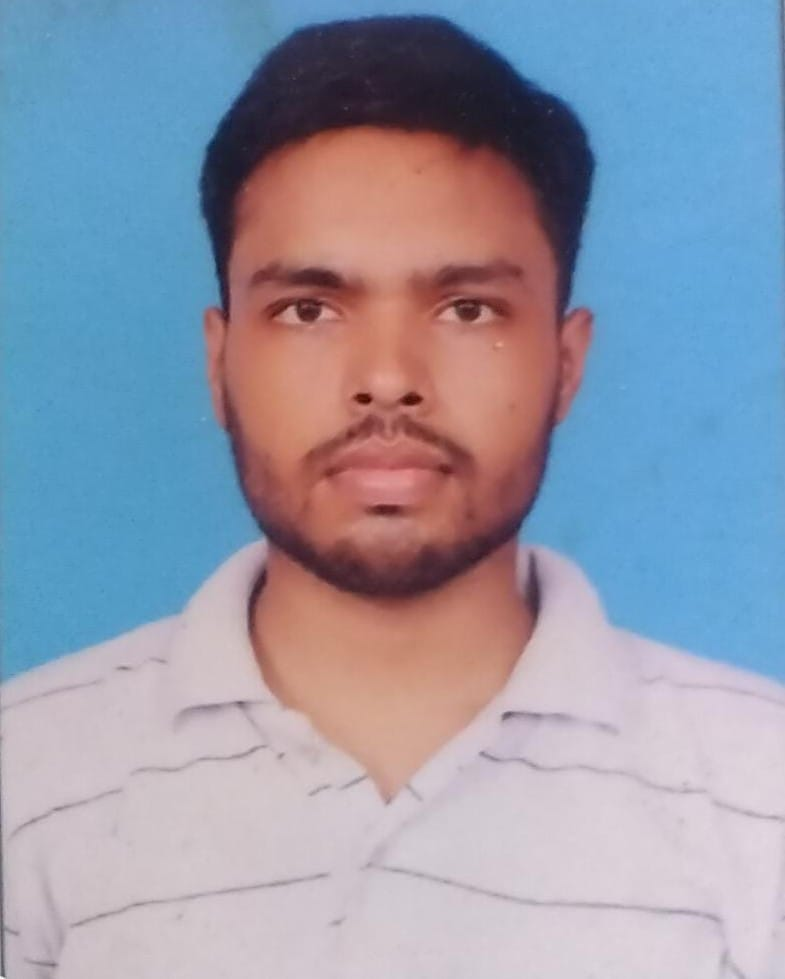
#> input picture CV unit II Assignment/05_Histogram_Equalization/input.jpg, 785 x 979 px
$ python program.py
#> lines starting #> are read from the running program, lines starting #| are printed output that depends on the picture
import cv2
import numpy as np
import matplotlib.pyplot as plt

img = cv2.imread("input.jpg", cv2.IMREAD_GRAYSCALE)
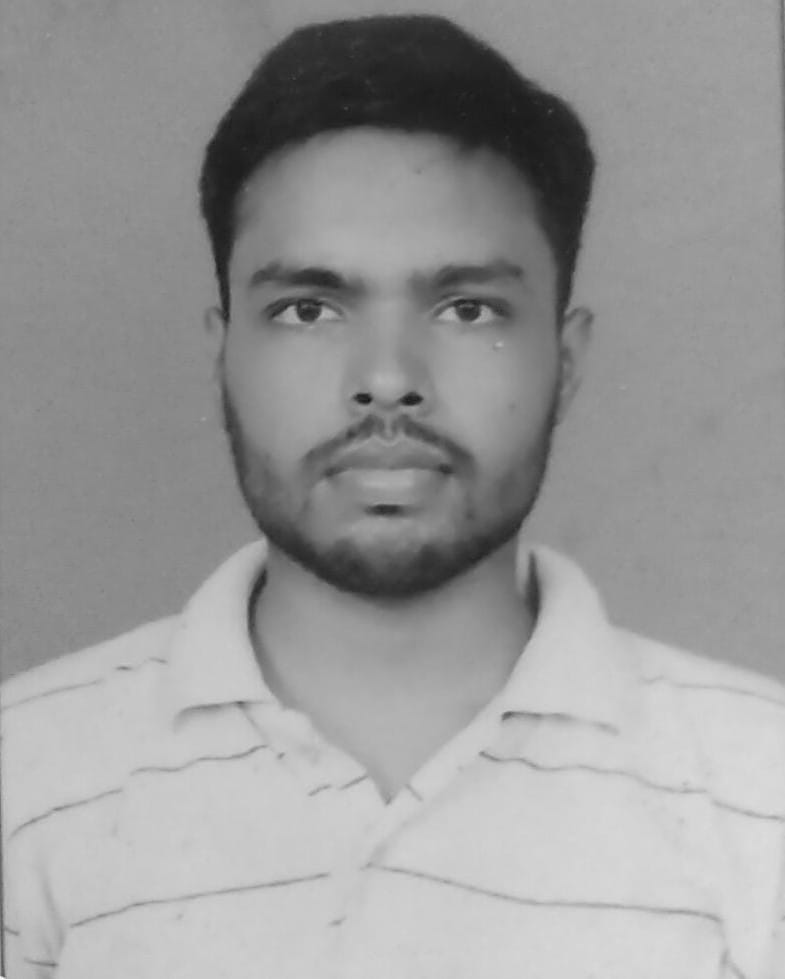
#> img: shape (979, 785); min 18, max 255, mean 153.1

if img is None:
    print("Image not found!")
    exit()
equalized = cv2.equalizeHist(img)
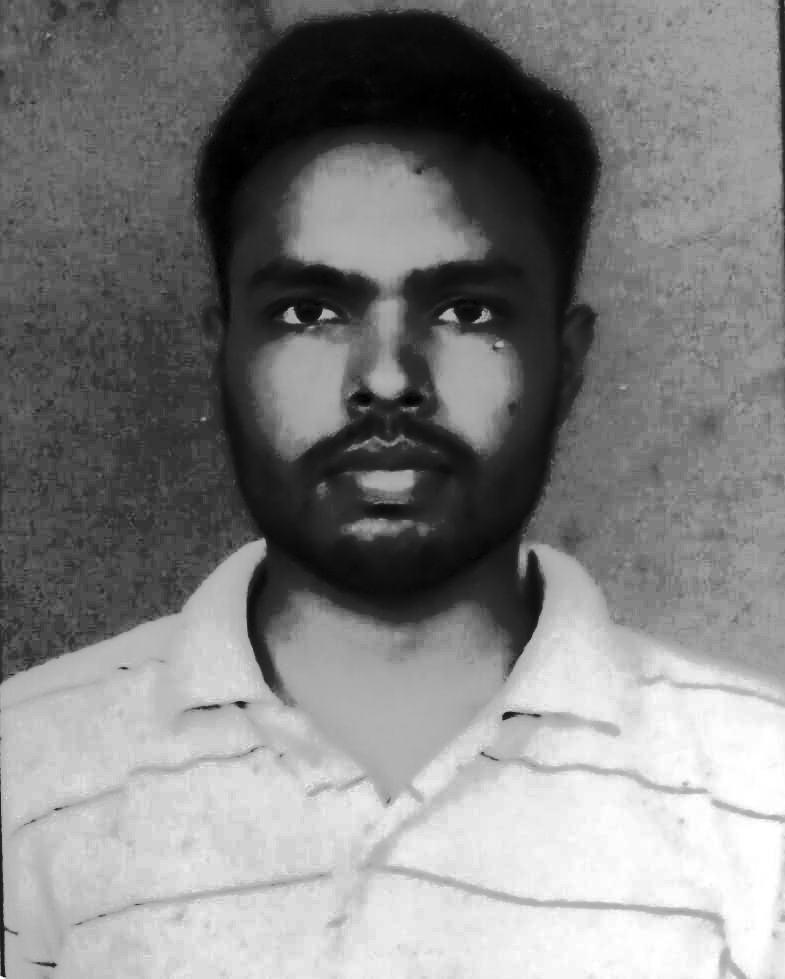
#> equalized: shape (979, 785); min 0, max 255, mean 129.2

cv2.imwrite("output.jpg", equalized)

hist_before = cv2.calcHist([img], [0], None, [256], [0, 256])
#> hist_before = 256 values, max 22594 at index 139, min 0 at index 0, mean 3002

hist_after = cv2.calcHist([equalized], [0], None, [256], [0, 256])
#> hist_after = 256 values, max 22594 at index 71, min 0 at index 49, mean 3002
plt.figure(figsize=(10, 6))

plt.plot(hist_before, label="Before Equalization")
plt.plot(hist_after, label="After Equalization")

plt.title("Histogram Before and After Equalization")
plt.xlabel("Intensity")
plt.ylabel("Frequency")
plt.xlim([0, 256])
plt.legend()

plt.savefig("comparison.png")
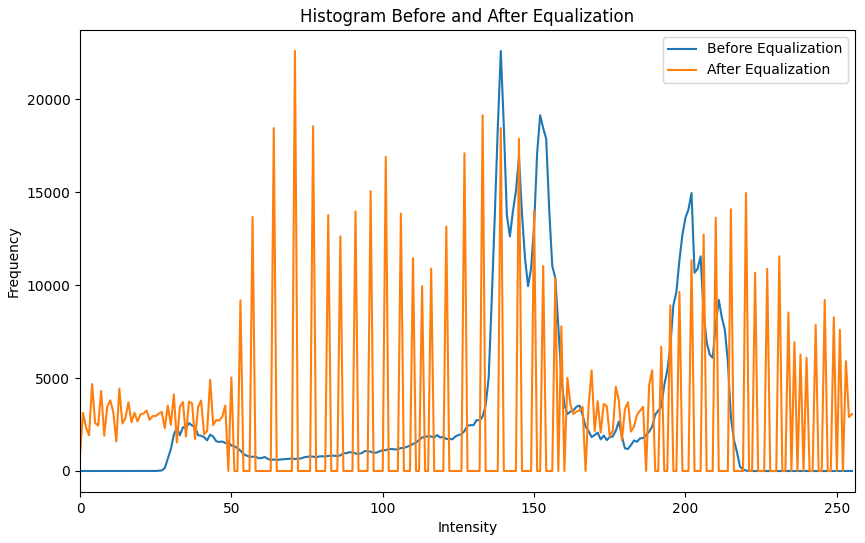
#> figure drawn by matplotlib, 1 panel; curve peaks at x = 139, y = 22594; curve peaks at x = 71, y = 22594

plt.show()
